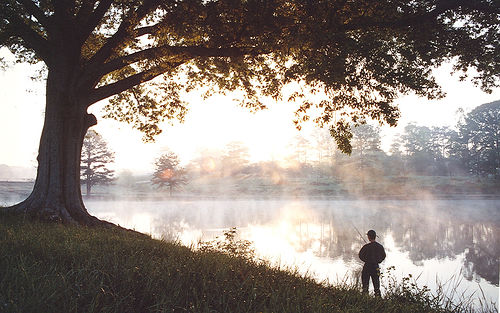
#> input picture lib/Backend/Best_Looking_Samples/17273391_55cfc7d3d4.jpg, 500 x 313 px
$ python -i blur_image.py   (imports and definitions only)   (older library calls are emulated)
#> lines starting #> are read from the running program, lines starting #| are printed output that depends on the picture; after the words box and inside, x2 and y2 are one past the last pixel; in counts of white or black regions, pixels touching at a corner belong together
#> further down, picture is the input picture: shape (313, 500, 3); mean B, G, R 127.8, 133.8, 143.7
import os
import cv2
import numpy as np
from flask import Flask, request, jsonify

# [1 line not run here, left out]
# [1 line that did not run here, left out]

def allowed_file(filename):
    ALLOWED_EXTENSIONS = {'jpg', 'jpeg', 'png', 'jfif', 'webp'}
    return '.' in filename and filename.rsplit('.', 1)[1].lower() in ALLOWED_EXTENSIONS

def calculate_gradient_magnitude(image):
    gray = cv2.cvtColor(image, cv2.COLOR_BGR2GRAY)
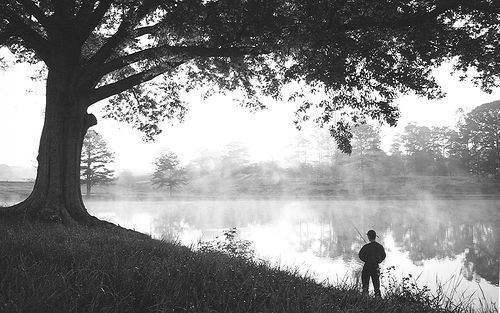
#> gray: shape (313, 500); min 0, max 255, mean 136.1
    grad_x = cv2.Sobel(gray, cv2.CV_64F, 1, 0, ksize=3)
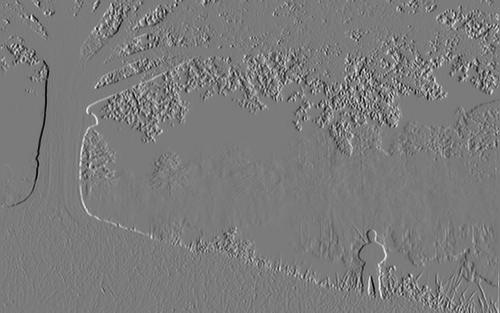
#> grad_x: shape (313, 500) float64; min -937, max 1001, mean -0.2; drawn with min black and max white
    grad_y = cv2.Sobel(gray, cv2.CV_64F, 0, 1, ksize=3)
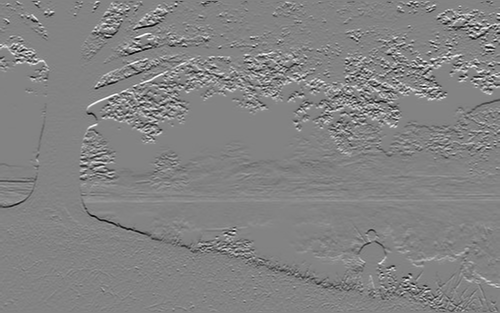
#> grad_y: shape (313, 500) float64; min -990, max 934, mean 0.1; drawn with min black and max white
    gradient_magnitude = cv2.magnitude(grad_x, grad_y)
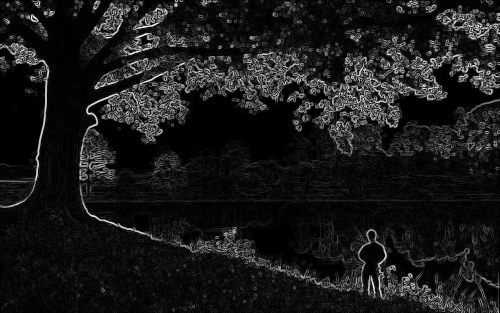
#> gradient_magnitude: shape (313, 500) float64; min 0, max 1038, mean 106.5; drawn with min black and max white
    return cv2.mean(gradient_magnitude)[0]

def calculate_gaussian_blur(image):
    gray = cv2.cvtColor(image, cv2.COLOR_BGR2GRAY)
    return cv2.Laplacian(gray, cv2.CV_64F).var()

def calculate_canny_edge(image):
    gray = cv2.cvtColor(image, cv2.COLOR_BGR2GRAY)
    edges = cv2.Canny(gray, 50, 150)
    return cv2.mean(edges)[0] / 255

def calculate_pixel_distribution(image):
    gray = cv2.cvtColor(image, cv2.COLOR_BGR2GRAY)
    hist = cv2.calcHist([gray], [0], None, [256], [0, 256])
    return np.sum(hist[1:]) / np.sum(hist)

def calculate_smoothness(image):
    gray = cv2.cvtColor(image, cv2.COLOR_BGR2GRAY)
    return cv2.Laplacian(gray, cv2.CV_64F).var()

def detect_blur_image(image):
    gradient_magnitude = calculate_gradient_magnitude(image)
#> gradient_magnitude = 106.5
    blur_score = calculate_gaussian_blur(image)
#> blur_score = 9841.2
    edge_percentage = calculate_canny_edge(image)
#> in calculate_canny_edge, `edges = cv2.Canny(gray, 50, 150)`:
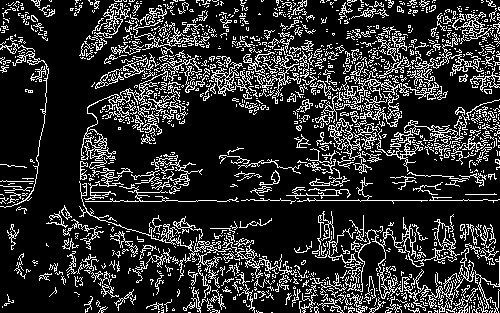
#> edges: shape (313, 500); 18.1% white in thin lines or dots
#> edge_percentage = 0.181
    pixel_distribution_percentage = calculate_pixel_distribution(image)
#> in calculate_pixel_distribution, `hist = cv2.calcHist([gray], [0], None, [256], [0, 256])`: hist = 256 values, max 11281 at index 255, min 12 at index 0, mean 611.3
#> pixel_distribution_percentage = 1
    smoothness_score = calculate_smoothness(image)
#> smoothness_score = 9841.2
    combined_score = (
        100 * gradient_magnitude - 10 * blur_score + 100000000 * edge_percentage +
        pixel_distribution_percentage + 10 * smoothness_score
    )
#> combined_score = 18102028.8
    return combined_score

# [22 lines that did not run here, left out]

# [18 lines that did not run here, left out]

# [3 lines that did not run here, left out]

# [2 lines not run here, left out]

>>> import cv2
>>> picture = cv2.imread('Best_Looking_Samples/17273391_55cfc7d3d4.jpg')
>>> result = detect_blur_image(picture)
#> result = 18102028.8

$ run again, on lib/Backend/Best_Looking_Samples/2076428547_738e0a132f.jpg
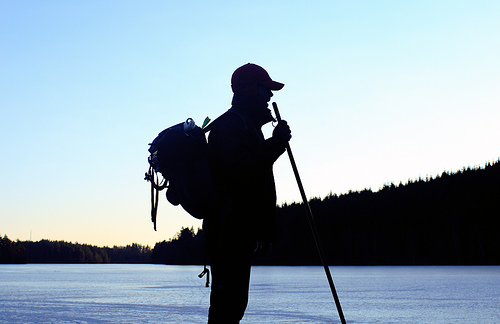
#> input picture lib/Backend/Best_Looking_Samples/2076428547_738e0a132f.jpg, 500 x 324 px
#> picture is the input picture: shape (324, 500, 3); mean B, G, R 177.3, 165.4, 147
#> in calculate_gradient_magnitude, `grad_y = cv2.Sobel(gray, cv2.CV_64F, 0, 1, ksize=3)`:
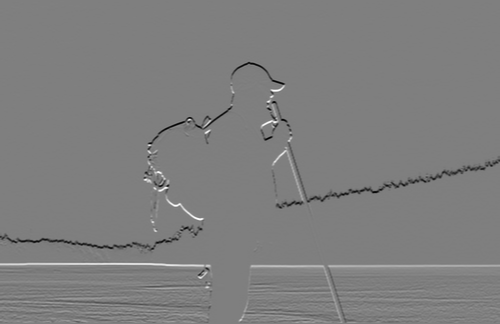
#> grad_y: shape (324, 500) float64; min -1008, max 1014, mean -1.9; drawn with min black and max white
#> in detect_blur_image, `gradient_magnitude = calculate_gradient_magnitude(image)`: gradient_magnitude = 34.77
#> blur_score = 1275.5
#> in calculate_canny_edge, `edges = cv2.Canny(gray, 50, 150)`:
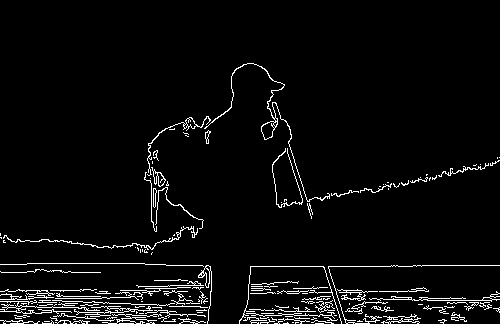
#> edges: shape (324, 500); 4.3% white in thin lines or dots, all inside (x1, y1, x2, y2) = (0, 63, 500, 324)
#> edge_percentage = 0.0434
#> hist = 256 values, max 11655 at index 2, min 7 at index 77, mean 632.8
#> pixel_distribution_percentage = 0.996
#> smoothness_score = 1275.5
#> combined_score = 4344218.4

$ run again, on lib/Backend/Best_Looking_Samples/2255266906_8222af18b9.jpg
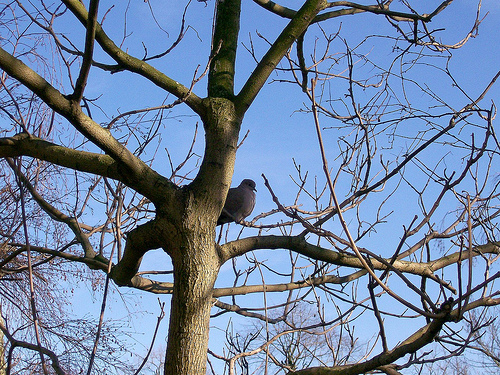
#> input picture lib/Backend/Best_Looking_Samples/2255266906_8222af18b9.jpg, 500 x 375 px
#> picture is the input picture: shape (375, 500, 3); mean B, G, R 162, 132.5, 112.7
#> in calculate_gradient_magnitude, `gradient_magnitude = cv2.magnitude(grad_x, grad_y)`:
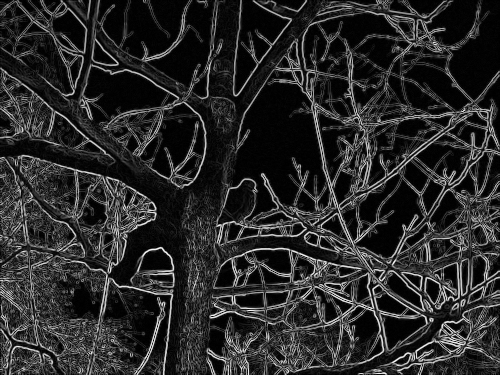
#> gradient_magnitude: shape (375, 500) float64; min 0, max 936.9, mean 156.1; drawn with min black and max white
#> in detect_blur_image, `gradient_magnitude = calculate_gradient_magnitude(image)`: gradient_magnitude = 156.1
#> blur_score = 15171
#> in calculate_canny_edge, `edges = cv2.Canny(gray, 50, 150)`:
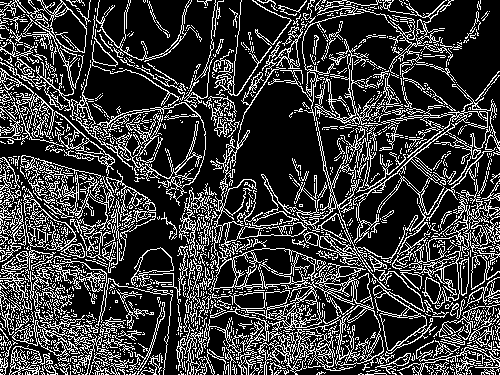
#> edges: shape (375, 500); 23.4% white in thin lines or dots
#> edge_percentage = 0.234
#> hist = 256 values, max 2475 at index 150, min 3 at index 255, mean 732.4
#> pixel_distribution_percentage = 1
#> smoothness_score = 15171
#> combined_score = 23438540.8

$ run again, on lib/Backend/Best_Looking_Samples/2603792708_18a97bac97.jpg
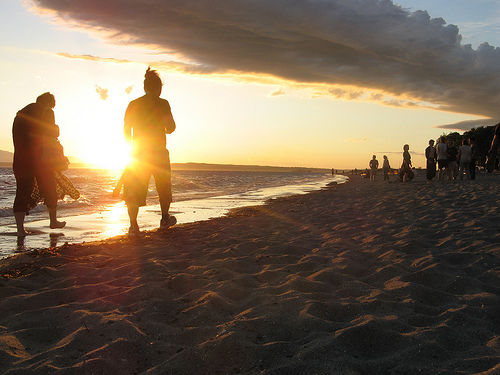
#> input picture lib/Backend/Best_Looking_Samples/2603792708_18a97bac97.jpg, 500 x 375 px
#> picture is the input picture: shape (375, 500, 3); mean B, G, R 85.7, 105, 121.7
#> in calculate_gradient_magnitude, `gradient_magnitude = cv2.magnitude(grad_x, grad_y)`:
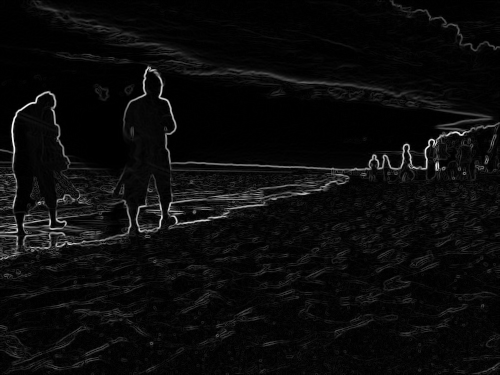
#> gradient_magnitude: shape (375, 500) float64; min 0, max 925.5, mean 42.4; drawn with min black and max white
#> in detect_blur_image, `gradient_magnitude = calculate_gradient_magnitude(image)`: gradient_magnitude = 42.44
#> blur_score = 946.6
#> in calculate_canny_edge, `edges = cv2.Canny(gray, 50, 150)`:
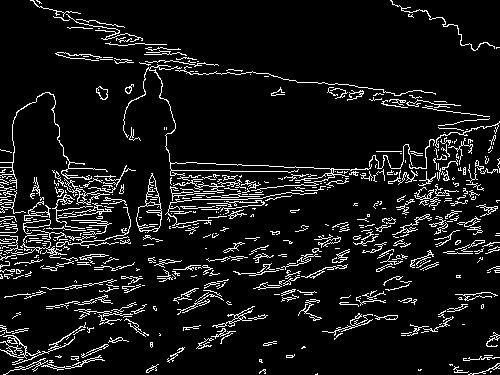
#> edges: shape (375, 500); 8.6% white in thin lines or dots
#> edge_percentage = 0.0856
#> hist = 256 values, max 2986 at index 34, min 6 at index 0, mean 732.4
#> pixel_distribution_percentage = 1
#> smoothness_score = 946.6
#> combined_score = 8565311.7
